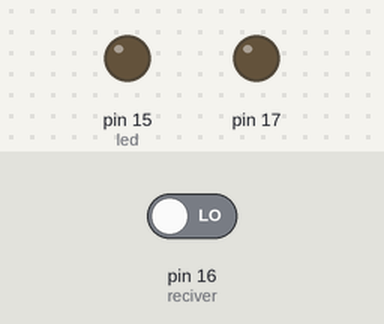
Recording of a sketch running on a simulated Arduino Uno, built with avr-gcc and run on an emulated ATmega328P. Parts: output pins drawn as LEDs (lit = HIGH). The test bench sets the inputs (shaded band); at power-on: pin 16 (reciver) LOW.

Above: at 1.2 s.
1.3 s: pin 16 (reciver) driven HIGH
At 2.0 s:
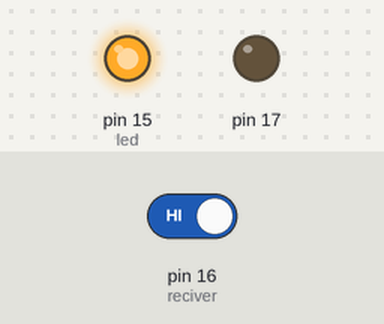
2.8 s: pin 16 (reciver) driven LOW
At 3.2 s:
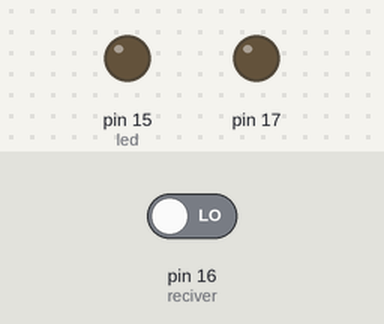
Timing chart, 0 to 5.8 s (numbered marks = the images above; inputs shaded):
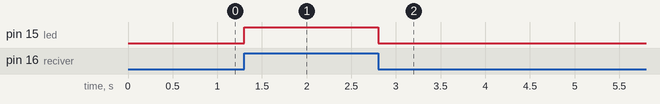

Measured:
- after the input at 1.3 s, pin 15 (led): LOW → HIGH at once
- after the input at 2.8 s, pin 15 (led): HIGH → LOW at once

The sketch:

tash_khat_ba_analog.ino
```cpp
int reciver = 16;
int led = 15;
int sensorValue=0;
int ledValue=0;
void setup()
{
  Serial.begin(9600);

  pinMode(reciver , INPUT);
  pinMode(led , OUTPUT);
  digitalWrite(led , HIGH);
}


void loop()
{


  int reading = digitalRead(reciver);
  sensorValue= (A0 );
  ledValue=map(sensorValue , 0,1023 ,0,255);
  analogWrite(17,ledValue);
  if (reading == HIGH)
  {
    digitalWrite(led , HIGH);
  }
  else if (reading == LOW)
  {
    digitalWrite(led , LOW);
  }


}
```
